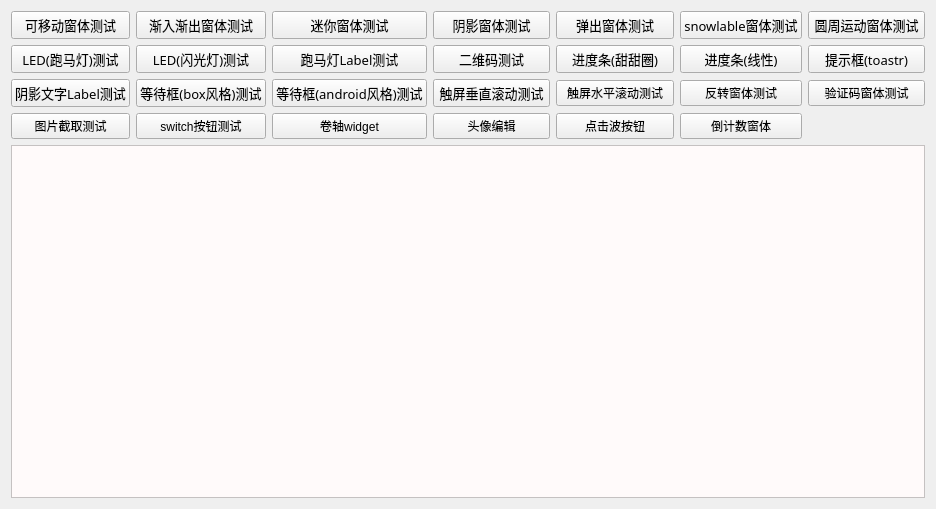
<?xml version="1.0" encoding="UTF-8"?>
<ui version="4.0">
 <class>NBaseUiKitTest</class>
 <widget class="QWidget" name="NBaseUiKitTest">
  <property name="geometry">
   <rect>
    <x>0</x>
    <y>0</y>
    <width>936</width>
    <height>509</height>
   </rect>
  </property>
  <property name="windowTitle">
   <string>NBaseUiKit_test(daodaoliang)</string>
  </property>
  <property name="styleSheet">
   <string notr="true">QPushButton {
	background-color: rgba(0, 170, 255, 100);
	color:white;
	font: 75 10pt &quot;微软雅黑&quot;;
};
</string>
  </property>
  <layout class="QGridLayout" name="gridLayout">
   <item row="1" column="3">
    <widget class="QPushButton" name="pushButton_11">
     <property name="font">
      <font>
       <family>微软雅黑</family>
       <pointsize>10</pointsize>
       <weight>9</weight>
       <italic>false</italic>
       <bold>false</bold>
      </font>
     </property>
     <property name="text">
      <string>二维码测试</string>
     </property>
    </widget>
   </item>
   <item row="1" column="1">
    <widget class="QPushButton" name="pushButton_9">
     <property name="font">
      <font>
       <family>微软雅黑</family>
       <pointsize>10</pointsize>
       <weight>9</weight>
       <italic>false</italic>
       <bold>false</bold>
      </font>
     </property>
     <property name="text">
      <string>LED(闪光灯)测试</string>
     </property>
    </widget>
   </item>
   <item row="1" column="0">
    <widget class="QPushButton" name="pushButton_7">
     <property name="font">
      <font>
       <family>微软雅黑</family>
       <pointsize>10</pointsize>
       <weight>9</weight>
       <italic>false</italic>
       <bold>false</bold>
      </font>
     </property>
     <property name="text">
      <string>LED(跑马灯)测试</string>
     </property>
    </widget>
   </item>
   <item row="1" column="2">
    <widget class="QPushButton" name="pushButton_10">
     <property name="font">
      <font>
       <family>微软雅黑</family>
       <pointsize>10</pointsize>
       <weight>9</weight>
       <italic>false</italic>
       <bold>false</bold>
      </font>
     </property>
     <property name="text">
      <string>跑马灯Label测试</string>
     </property>
    </widget>
   </item>
   <item row="0" column="3">
    <widget class="QPushButton" name="pushButton_4">
     <property name="font">
      <font>
       <family>微软雅黑</family>
       <pointsize>10</pointsize>
       <weight>9</weight>
       <italic>false</italic>
       <bold>false</bold>
      </font>
     </property>
     <property name="text">
      <string>阴影窗体测试</string>
     </property>
    </widget>
   </item>
   <item row="1" column="5">
    <widget class="QPushButton" name="pushButton_13">
     <property name="font">
      <font>
       <family>微软雅黑</family>
       <pointsize>10</pointsize>
       <weight>9</weight>
       <italic>false</italic>
       <bold>false</bold>
      </font>
     </property>
     <property name="text">
      <string>进度条(线性)</string>
     </property>
    </widget>
   </item>
   <item row="1" column="6">
    <widget class="QPushButton" name="pushButton_14">
     <property name="font">
      <font>
       <family>微软雅黑</family>
       <pointsize>10</pointsize>
       <weight>9</weight>
       <italic>false</italic>
       <bold>false</bold>
      </font>
     </property>
     <property name="text">
      <string>提示框(toastr)</string>
     </property>
    </widget>
   </item>
   <item row="1" column="4">
    <widget class="QPushButton" name="pushButton_12">
     <property name="font">
      <font>
       <family>微软雅黑</family>
       <pointsize>10</pointsize>
       <weight>9</weight>
       <italic>false</italic>
       <bold>false</bold>
      </font>
     </property>
     <property name="text">
      <string>进度条(甜甜圈)</string>
     </property>
    </widget>
   </item>
   <item row="4" column="0" colspan="7">
    <widget class="QTextBrowser" name="textBrowser">
     <property name="styleSheet">
      <string notr="true">background-color: rgb(255, 250, 250);</string>
     </property>
    </widget>
   </item>
   <item row="0" column="1">
    <widget class="QPushButton" name="pushButton_2">
     <property name="font">
      <font>
       <family>微软雅黑</family>
       <pointsize>10</pointsize>
       <weight>9</weight>
       <italic>false</italic>
       <bold>false</bold>
      </font>
     </property>
     <property name="text">
      <string>渐入渐出窗体测试</string>
     </property>
    </widget>
   </item>
   <item row="0" column="2">
    <widget class="QPushButton" name="pushButton_3">
     <property name="font">
      <font>
       <family>微软雅黑</family>
       <pointsize>10</pointsize>
       <weight>9</weight>
       <italic>false</italic>
       <bold>false</bold>
      </font>
     </property>
     <property name="text">
      <string>迷你窗体测试</string>
     </property>
    </widget>
   </item>
   <item row="0" column="6">
    <widget class="QPushButton" name="pushButton_8">
     <property name="font">
      <font>
       <family>微软雅黑</family>
       <pointsize>10</pointsize>
       <weight>9</weight>
       <italic>false</italic>
       <bold>false</bold>
      </font>
     </property>
     <property name="text">
      <string>圆周运动窗体测试</string>
     </property>
    </widget>
   </item>
   <item row="0" column="4">
    <widget class="QPushButton" name="pushButton_5">
     <property name="font">
      <font>
       <family>微软雅黑</family>
       <pointsize>10</pointsize>
       <weight>9</weight>
       <italic>false</italic>
       <bold>false</bold>
      </font>
     </property>
     <property name="text">
      <string>弹出窗体测试</string>
     </property>
    </widget>
   </item>
   <item row="0" column="0">
    <widget class="QPushButton" name="pushButton">
     <property name="font">
      <font>
       <family>微软雅黑</family>
       <pointsize>10</pointsize>
       <weight>9</weight>
       <italic>false</italic>
       <bold>false</bold>
      </font>
     </property>
     <property name="styleSheet">
      <string notr="true"/>
     </property>
     <property name="text">
      <string>可移动窗体测试</string>
     </property>
    </widget>
   </item>
   <item row="2" column="0">
    <widget class="QPushButton" name="pushButton_15">
     <property name="font">
      <font>
       <family>微软雅黑</family>
       <pointsize>10</pointsize>
       <weight>9</weight>
       <italic>false</italic>
       <bold>false</bold>
      </font>
     </property>
     <property name="text">
      <string>阴影文字Label测试</string>
     </property>
    </widget>
   </item>
   <item row="2" column="1">
    <widget class="QPushButton" name="pushButton_16">
     <property name="font">
      <font>
       <family>微软雅黑</family>
       <pointsize>10</pointsize>
       <weight>9</weight>
       <italic>false</italic>
       <bold>false</bold>
      </font>
     </property>
     <property name="text">
      <string>等待框(box风格)测试</string>
     </property>
     <property name="flat">
      <bool>false</bool>
     </property>
    </widget>
   </item>
   <item row="0" column="5">
    <widget class="QPushButton" name="pushButton_6">
     <property name="font">
      <font>
       <family>微软雅黑</family>
       <pointsize>10</pointsize>
       <weight>9</weight>
       <italic>false</italic>
       <bold>false</bold>
      </font>
     </property>
     <property name="text">
      <string>snowlable窗体测试</string>
     </property>
    </widget>
   </item>
   <item row="2" column="4">
    <widget class="QPushButton" name="pushButton_20">
     <property name="text">
      <string>触屏水平滚动测试</string>
     </property>
    </widget>
   </item>
   <item row="2" column="3">
    <widget class="QPushButton" name="pushButton_18">
     <property name="font">
      <font>
       <family>微软雅黑</family>
       <pointsize>10</pointsize>
       <weight>9</weight>
       <italic>false</italic>
       <bold>false</bold>
      </font>
     </property>
     <property name="text">
      <string>触屏垂直滚动测试</string>
     </property>
    </widget>
   </item>
   <item row="2" column="2">
    <widget class="QPushButton" name="pushButton_17">
     <property name="font">
      <font>
       <family>微软雅黑</family>
       <pointsize>10</pointsize>
       <weight>9</weight>
       <italic>false</italic>
       <bold>false</bold>
      </font>
     </property>
     <property name="text">
      <string>等待框(android风格)测试</string>
     </property>
     <property name="flat">
      <bool>false</bool>
     </property>
    </widget>
   </item>
   <item row="2" column="5">
    <widget class="QPushButton" name="pushButton_19">
     <property name="text">
      <string>反转窗体测试</string>
     </property>
    </widget>
   </item>
   <item row="2" column="6">
    <widget class="QPushButton" name="pushButton_21">
     <property name="text">
      <string>验证码窗体测试</string>
     </property>
    </widget>
   </item>
   <item row="3" column="0">
    <widget class="QPushButton" name="pushButton_22">
     <property name="text">
      <string>图片截取测试</string>
     </property>
    </widget>
   </item>
   <item row="3" column="1">
    <widget class="QPushButton" name="pushButton_23">
     <property name="text">
      <string>switch按钮测试</string>
     </property>
    </widget>
   </item>
   <item row="3" column="2">
    <widget class="QPushButton" name="pushButton_24">
     <property name="text">
      <string>卷轴widget</string>
     </property>
    </widget>
   </item>
   <item row="3" column="3">
    <widget class="QPushButton" name="pushButton_25">
     <property name="text">
      <string>头像编辑</string>
     </property>
    </widget>
   </item>
   <item row="3" column="4">
    <widget class="QPushButton" name="pushButton_26">
     <property name="text">
      <string>点击波按钮</string>
     </property>
    </widget>
   </item>
   <item row="3" column="5">
    <widget class="QPushButton" name="pushButton_27">
     <property name="text">
      <string>倒计数窗体</string>
     </property>
    </widget>
   </item>
  </layout>
 </widget>
 <resources/>
 <connections/>
</ui>
